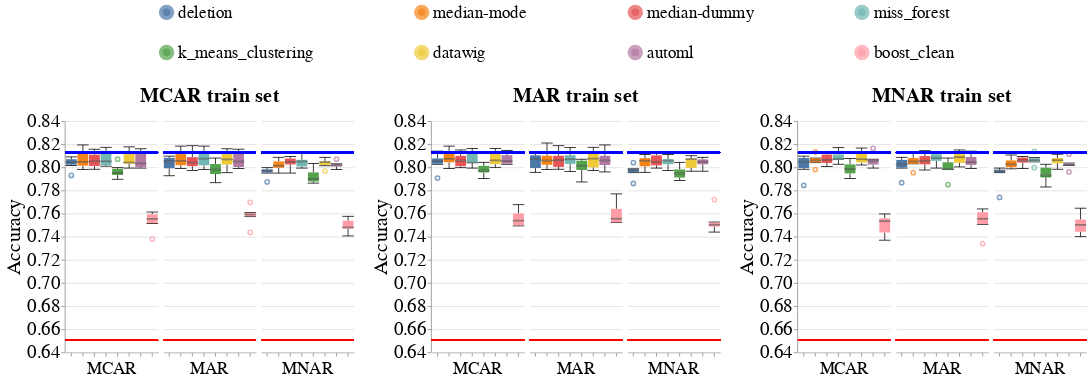

The notebook cell this image was saved under:
### Code cell
create_box_plots_for_diff_imputers_v2(dataset_name=DATASET_NAME,
                                      model_name='mlp_clf',
                                      metric_name='accuracy',
                                      db_client=db_client)

### Figure 1 — Vega-Lite specification as saved in the notebook (floating-point values rounded to 4 significant figures; data arrays with more than 128 entries replaced by an {"elided": "..."} marker saying what was removed)
{"config": {"view": {"continuousWidth": 400, "continuousHeight": 300, "stroke": null}, "axis": {"labelFontSize": 24, "labelFontWeight": "normal", "titleFontSize": 26, "titleFontWeight": "normal"}, "facet": {"spacing": 5}, "header": {"labelFontSize": 22, "labelOrient": "bottom", "labelPadding": 5, "titleFontSize": 26}, "legend": {"columns": 4, "direction": "horizontal", "labelFontSize": 22, "labelLimit": 400, "orient": "top", "symbolOffset": 120, "symbolStrokeWidth": 10, "titleAnchor": "middle", "titleFontSize": 24, "titleLimit": 300}, "title": {"fontSize": 26}}, "hconcat": [{"facet": {"column": {"field": "Test_Injection_Strategy", "sort": ["MCAR", "MAR", "MNAR"], "title": "MCAR train set", "type": "nominal"}}, "spec": {"layer": [{"mark": {"type": "boxplot", "median": {"stroke": "black", "strokeWidth": 0.7}, "ticks": true}, "encoding": {"color": {"field": "Null_Imputer_Name", "sort": ["deletion", "median-mode", "median-dummy", "miss_forest", "k_means_clustering", "datawig", "automl", "boost_clean"], "title": null, "type": "nominal"}, "x": {"axis": {"labels": false}, "field": "Null_Imputer_Name", "sort": ["deletion", "median-mode", "median-dummy", "miss_forest", "k_means_clustering", "datawig", "automl", "boost_clean"], "title": null, "type": "nominal"}, "y": {"field": "Metric_Value", "scale": {"zero": false}, "title": "Accuracy", "type": "quantitative"}}}, {"mark": "rule", "encoding": {"color": {"value": "blue"}, "size": {"value": 2}, "y": {"field": "Baseline_Median", "type": "quantitative"}}}, {"mark": "rule", "encoding": {"color": {"value": "red"}, "size": {"value": 2}, "y": {"field": "Base_Rate", "type": "quantitative"}}}], "width": 120}}, {"data": {"name": "data-430218af0a2a377db051586b1f5014f4"}, "facet": {"column": {"field": "Test_Injection_Strategy", "sort": ["MCAR", "MAR", "MNAR"], "title": "MAR train set", "type": "nominal"}}, "spec": {"layer": [{"mark": {"type": "boxplot", "median": {"stroke": "black", "strokeWidth": 0.7}, "ticks": true}, "encoding": {"color": {"field": "Null_Imputer_Name", "sort": ["deletion", "median-mode", "median-dummy", "miss_forest", "k_means_clustering", "datawig", "automl", "boost_clean"], "title": null, "type": "nominal"}, "x": {"axis": {"labels": false}, "field": "Null_Imputer_Name", "sort": ["deletion", "median-mode", "median-dummy", "miss_forest", "k_means_clustering", "datawig", "automl", "boost_clean"], "title": null, "type": "nominal"}, "y": {"field": "Metric_Value", "scale": {"zero": false}, "title": "Accuracy", "type": "quantitative"}}}, {"mark": "rule", "encoding": {"color": {"value": "blue"}, "size": {"value": 2}, "y": {"field": "Baseline_Median", "type": "quantitative"}}}, {"mark": "rule", "encoding": {"color": {"value": "red"}, "size": {"value": 2}, "y": {"field": "Base_Rate", "type": "quantitative"}}}], "width": 120}}, {"data": {"name": "data-090c2bdd1db3e4644a44985bdff1efa9"}, "facet": {"column": {"field": "Test_Injection_Strategy", "sort": ["MCAR", "MAR", "MNAR"], "title": "MNAR train set", "type": "nominal"}}, "spec": {"layer": [{"mark": {"type": "boxplot", "median": {"stroke": "black", "strokeWidth": 0.7}, "ticks": true}, "encoding": {"color": {"field": "Null_Imputer_Name", "sort": ["deletion", "median-mode", "median-dummy", "miss_forest", "k_means_clustering", "datawig", "automl", "boost_clean"], "title": null, "type": "nominal"}, "x": {"axis": {"labels": false}, "field": "Null_Imputer_Name", "sort": ["deletion", "median-mode", "median-dummy", "miss_forest", "k_means_clustering", "datawig", "automl", "boost_clean"], "title": null, "type": "nominal"}, "y": {"field": "Metric_Value", "scale": {"zero": false}, "title": "Accuracy", "type": "quantitative"}}}, {"mark": "rule", "encoding": {"color": {"value": "blue"}, "size": {"value": 2}, "y": {"field": "Baseline_Median", "type": "quantitative"}}}, {"mark": "rule", "encoding": {"color": {"value": "red"}, "size": {"value": 2}, "y": {"field": "Base_Rate", "type": "quantitative"}}}], "width": 120}}], "data": {"name": "data-12b393e003d0055b4e09ea1b5e91f70b"}, "resolve": {"scale": {"y": "shared"}}, "$schema": "https://vega.github.io/schema/vega-lite/v4.17.0.json", "datasets": {"data-12b393e003d0055b4e09ea1b5e91f70b": {"elided": "144 records"}, "data-430218af0a2a377db051586b1f5014f4": {"elided": "144 records"}, "data-090c2bdd1db3e4644a44985bdff1efa9": {"elided": "144 records"}}}
